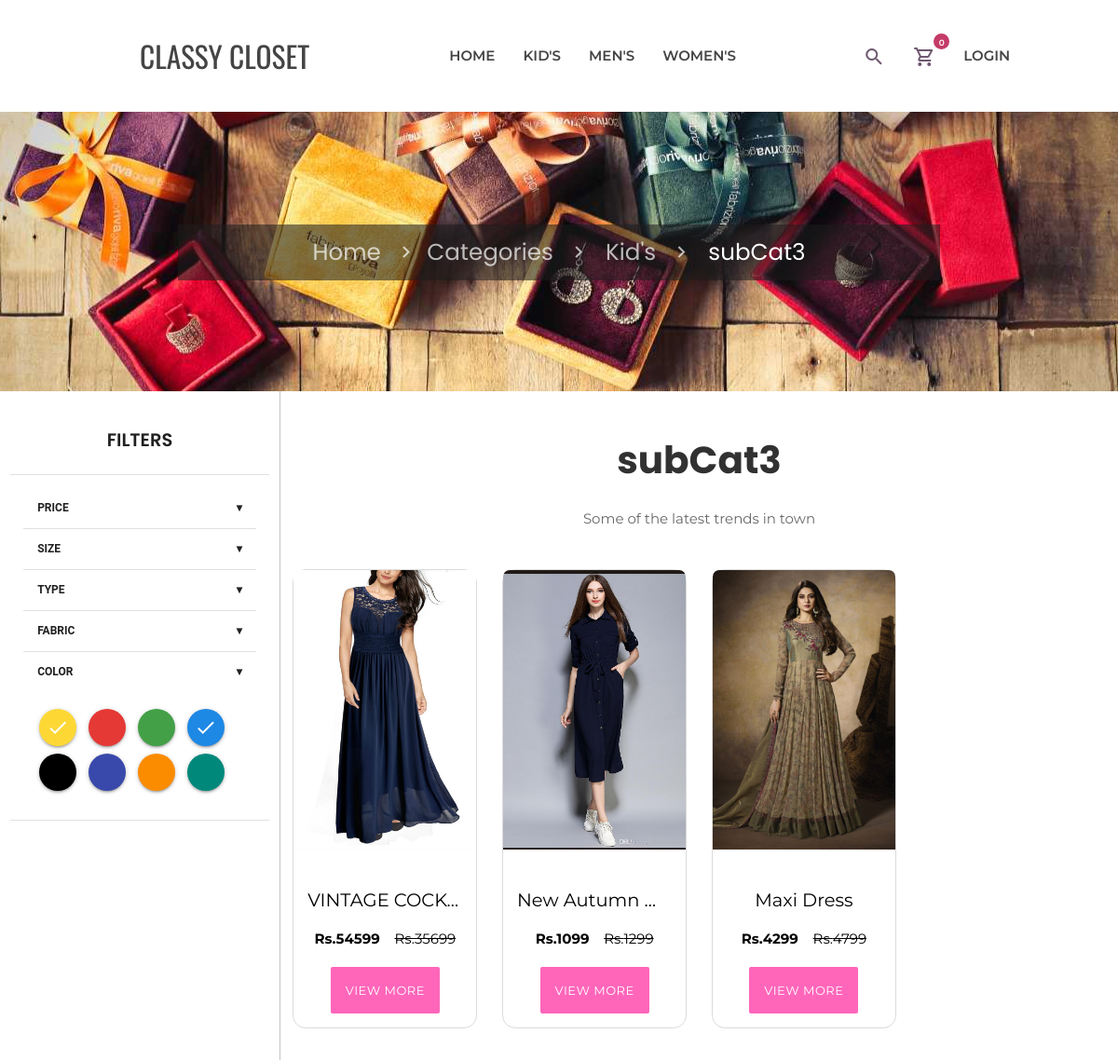
/sub_categories.php?id=18 (upper part), run on an earlier commit of the app's database.
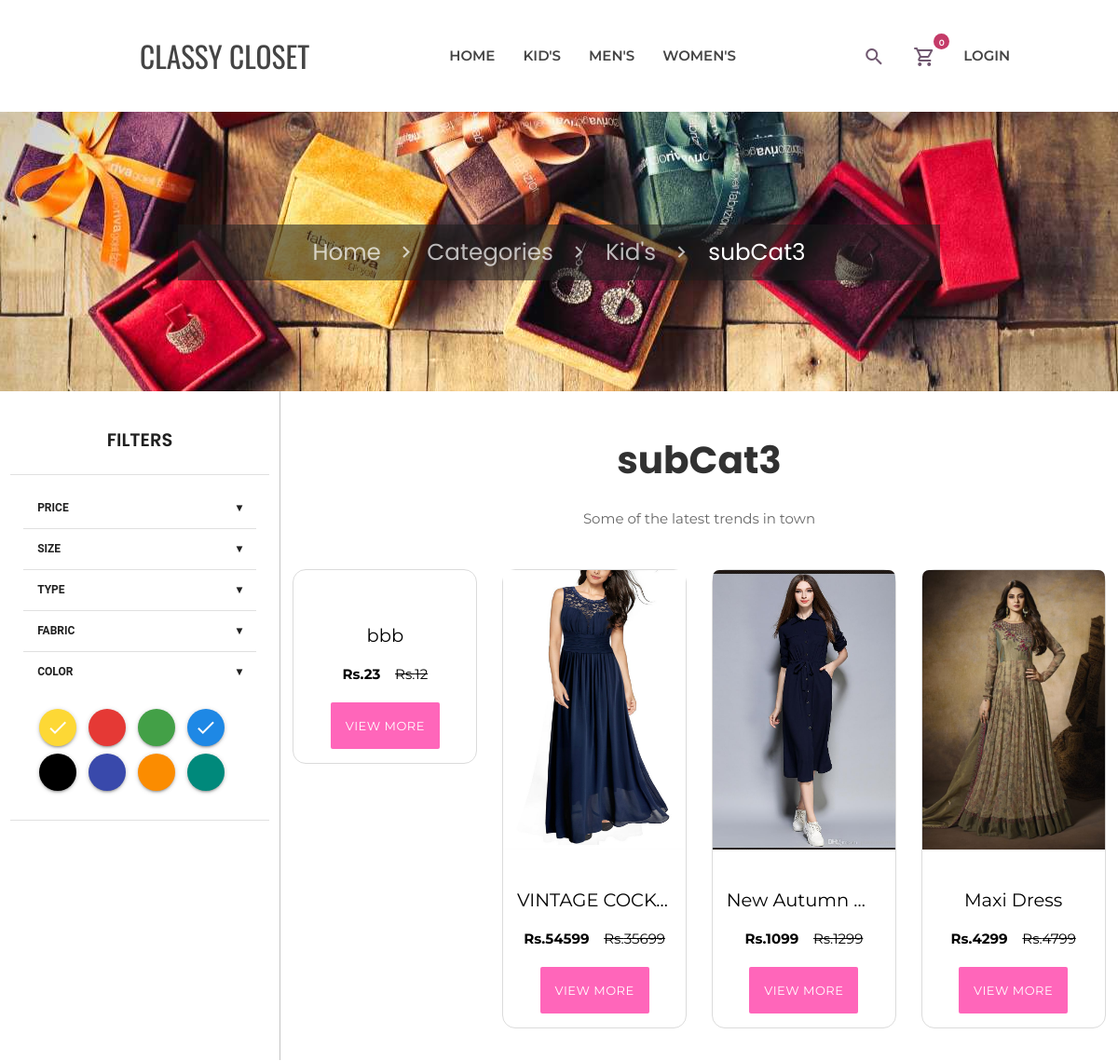
And on a later commit of the database.
### tables this page shows
CREATE TABLE `super_category` (
  `id` int(11) NOT NULL,
  `super_category` varchar(255) NOT NULL,
  `status` tinyint(4) NOT NULL
);

CREATE TABLE `categories` (
  `id` int(11) NOT NULL,
  `super_categories_id` int(11) NOT NULL,
  `categories` varchar(255) NOT NULL,
  `status` tinyint(4) NOT NULL
);

CREATE TABLE `product` (
  `id` int(11) NOT NULL,
  `categories_id` int(11) NOT NULL,
  `name` varchar(255) NOT NULL,
  `mrp` float NOT NULL,
  `price` float NOT NULL,
  `qty` int(11) NOT NULL,
  `image` varchar(255) NOT NULL,
  `short_desc` varchar(2000) NOT NULL,
  `description` text NOT NULL,
  `meta_title` varchar(2000) NOT NULL,
  `meta_desc` varchar(2000) NOT NULL,
  `meta_keyword` varchar(2000) NOT NULL,
  `added_by` int(11) NOT NULL,
  `status` tinyint(4) NOT NULL
);

### includes/add_to_cart.inc.php (called while the page is built, shortened)
<?php
class add_to_cart
{
    function totalProduct()
    {
        if (isset($_SESSION['cart'])) {
            return count($_SESSION['cart']);
        } else {
            return 0;
        }
    }
}

### includes/function.inc.php (called while the page is built, shortened)
<?php
function get_product($con, $limit = '', $cat_id = '', $product_id = '')
{
    $data = array();
    $sql = "SELECT product.*,categories.categories FROM product,categories WHERE product.status=1";
    if ($cat_id != '') {
        $sql .= " AND product.categories_id=$cat_id";
    }
    $sql .= " AND product.categories_id=categories.id";
    $sql .= " ORDER BY product.id DESC";
    $res = mysqli_query($con, $sql);
    while ($row = mysqli_fetch_assoc($res)) {
        $data[] = $row;
    }
    return $data;
}

### sub_categories.php (the view, shortened to what this page needs)
<?php require('includes/header.inc.php');
$cat_id = mysqli_real_escape_string($con, $_GET['id']);
if ($cat_id > 0) {
    $get_product = get_product($con, '', $cat_id, '');
} else {
?>
    <script>
        window.location.href = 'index.php'
    </script>
<?php }
$super_cat_res = mysqli_query($con, "SELECT super_category.*,categories.super_categories_id FROM super_category,categories WHERE super_category.id = categories.super_categories_id AND categories.id=$cat_id");
$super_cat_arr = array();
while ($row1 = mysqli_fetch_assoc($super_cat_res)) {
    $super_cat_arr[] = $row1;
}
?>
<section>
    <div class="parallax-container valign-wrapper">
        <div class="section no-pad-bot">
            <div class="container">
                <div class="row center">
                    <h5 class="header col s12">
                        <div class="breadcrumb_wrapper">
                            <a href="index.php" class="breadcrumb">Home</a>
                            <a href="super_categories.php" class="breadcrumb">Categories</a>
                            <a href="categories.php?id=<?php echo $super_cat_arr[0]['super_categories_id'] ?>" class="breadcrumb">
                                <?php
                                echo $super_cat_arr[0]['super_category'];
                                ?>
                            </a>
                            <a class="breadcrumb">
                                <?php
                                if (!empty($get_product)) {
                                    echo $get_product['0']['categories'];
                                }
                                ?>
                            </a>
                        </div>
                    </h5>
                </div>
            </div>
        </div>
        <div class="parallax"><img src="media/parallax/2.jpg" alt="Unsplashed background img 2"></div>
    </div>
</section>
<?php
if (count($get_product) > 0) {
?>
    <div class="row" style="background-color: #fff;margin-bottom: 0px;">
        <div id="filters" class="col s12 m3" ;>
            <h1 class="title center">Filters</h1>
            <div class="divider"></div>
            <div class="filter_content">
                <div id="price" class="">
                    <h1 class="filter_head">Price <span class="right"> &#9662;</span></h1>
                </div>
                <div class="divider"></div>
                <div id="size" class="">
                    <h1 class="filter_head">Size <span class="right"> &#9662;</span></h1>
                </div>
                <div class="divider"></div>
                <div id="type" class="">
                    <h1 class="filter_head">Type <span class="right"> &#9662;</span></h1>
                </div>
                <div class="divider"></div>
                <div id="fabric" class="">
                    <h1 class="filter_head">Fabric <span class="right"> &#9662;</span></h1>
                </div>
                <div class="divider"></div>
                <div id="color" class="">
                    <h1 class="filter_head">Color <span class="right"> &#9662;</span></h1>
                    <form id="color_body" action="#" class="filter_options color_buttons">
                        <a class="btn-floating  yellow darken-1"><i class="material-icons">done</i></a>
                        <a class="btn-floating  red darken-1"><i class="material-icons"></i></a>
                        <a class="btn-floating  green darken-1"><i class="material-icons"></i></a>
                        <a class="btn-floating  blue darken-1"><i class="material-icons">done</i></a>
                        <a class="btn-floating  black darken-1"><i class="material-icons"></i></a>
                        <a class="btn-floating  indigo darken-1"><i class="material-icons"></i></a>
                        <a class="btn-floating  orange darken-1"><i class="material-icons"></i></a>
                        <a class="btn-floating  teal darken-1"><i class="material-icons"></i></a>
                    </form>
                </div>
            </div>
            <div class="divider"></div>
        </div>
        <div class="col s12 m9" style="border-left: solid rgb(196, 196, 196) 1px;">
            <div id="new_arrivals">
                <div class="title center">
                    <h1>
                        <?php
                        if (!empty($get_product)) {
                            echo $get_product['0']['categories'];
                        }
                        ?>
                    </h1>
                    <p>Some of the latest trends in town</p>
                </div>
                <div class="row center">
                    <?php foreach ($get_product as $list) { ?>
                        <div class="col s6 m4 l3">
                            <a href="product.php?id=<?php echo $list['id'] ?>" class="black-text">
                                <div class="dress-card box_shadow">
                                    <div class="dress-card-head">
                                        <img class="dress-card-img-top" src="<?php echo "media/product/" . $list['image'] ?>" alt="">
                                    </div>
                                    <div class="dress-card-body">
                                        <h4 class="dress-card-title"> <?php echo $list['name'] ?></h4>
                                        <p class="dress-card-para">
                                            <span class="dress-card-price">Rs.<?php echo $list['price'] ?> &ensp;</span>
                                            <span class="dress-card-crossed">Rs.<?php echo $list['mrp'] ?></span>
                                        </p>
                                        <a id="product_button" class="waves-effect waves-light btn-small  btn-flat" href="product.php?id=<?php echo $list['id'] ?>">View
                                            More</a>
                                    </div>
                                </div>
                            </a>
                        </div>
                    <?php
                    }
                    ?>
                </div>
            </div>
        </div>
    </div>
<?php } else {
    echo '<h4 class="center">No products found</h4>';
}  ?>
<?php require('includes/footer.inc.php'); ?>

### includes/header.inc.php (shortened to what this page needs)
<?php
require('connection.inc.php');
require('function.inc.php');
require('add_to_cart.inc.php');
$super_cat_res = mysqli_query($con, "SELECT * FROM super_category WHERE status=1 ORDER BY super_category ASC");
$super_cat_arr = array();
while ($row = mysqli_fetch_assoc($super_cat_res)) {
    $super_cat_arr[] = $row;
}
$obj = new add_to_cart();
$totalProduct = $obj->totalProduct();
?>
<!DOCTYPE html>
<html lang="en">
<head>
    <link rel="stylesheet" href="https://cdnjs.cloudflare.com/ajax/libs/font-awesome/4.7.0/css/font-awesome.min.css">
    <link href="css/materialize.css" type="text/css" rel="stylesheet" media="screen,projection" />
    <link href="css/style.css" type="text/css" rel="stylesheet" media="screen,projection" />
</head>
<body>
    <div class="">
        <nav class="white z-depth-0" role="navigation">
            <div class="row">
                <div class="col s12 m3 center">
                    <a id="logo-container" class="brand-logo" href="index.php">CLASSY CLOSET</a>
                </div>
                <div class="col s12 m6 push-custom">
                    <ul class="hide-on-med-and-down nav-ul">
                        <li><a href="index.php">Home</a></li>
                        <?php
                        foreach ($super_cat_arr as $list) {
                        ?>
                            <li><a href="categories.php?id=<?php echo $list['id'] ?>"><?php echo $list['super_category'] ?></a></li>
                        <?php
                        }
                        ?>
                    </ul>
                </div>
                <div class="col s12 m3">
                    <ul class="hide-on-med-and-down nav-ul">
                        <li id="nav_cart"><a href="search.php"> <i class="material-icons-outlined">search</i></a> </li>
                        <li id="nav_cart">
                            <div class="htc__shopping__cart">
                                <a class="cart__menu" href="cart.php"><i class="material-icons-outlined">shopping_cart</i></a>
                                <a href="cart.php"><span class="htc__qua"><?php echo $totalProduct ?></span></a>
                            </div>
                        </li>
                        <li> <?php
                                if (isset($_SESSION['USER_LOGIN'])) {
                                    echo '<a href="logout.php">' . $_SESSION['USER_NAME'] . '&#9662;</a></li> <li><a href="my_order.php">Orders</a>';
                                } else {
                                    echo '<a href="login.php">Login</a>';
                                }
                                ?>
                        </li>
                    </ul>
                </div>
            </div>
        </nav>
    </div>

### includes/footer.inc.php (shortened to what this page needs)
</body>
</html>

### css/style.css (style rules this page uses)
nav ul a, nav .brand-logo { color: #444; }
p { line-height: 2rem; }
.parallax-container { min-height: 300px; line-height: 0; height: auto; color: rgba(255, 255, 255, 0.9); }
.parallax-container .section { width: 100%; }
body { font-family: "Montserrat", sans-serif; color: #000; background-color: rgb(248, 248, 248); }
nav { height: 15vh !important; line-height: 15vh; overflow: hidden; text-transform: uppercase; }
.nav-ul { font-weight: 600; }
.brand-logo { font-size: 2.1rem !important; font-family: "Oswald", sans-serif; }
.row .col.push-custom { left: 13% !important; }
nav ul li { position: relative; }
nav i, nav [class^="mdi-"], nav [class*="mdi-"], nav i.material-icons { display: unset; }
.material-icons-outlined { font-weight: 300; color: #442644c5; vertical-align: middle; display: inline; }
#new_arrivals { background-color: #fff; padding-top: 10px; }
#new_arrivals .title h1 { color: #313131; font-family: "Poppins", sans-serif; font-size: 2.7em !important; font-weight: 700; }
#new_arrivals .title p { color: #686868; font-size: 1em !important; font-weight: 400; padding-bottom: 10px; }
.dress-card { border: solid rgb(219, 219, 219) 1px; border-radius: 14px; margin: 7% 1% 7% 1%; }
.dress-card-img-top { width: auto; max-width: 100%; object-fit: cover; height: 45vw; border-radius: 7px 7px 0 0; }
@media only screen and (min-width: 601px) { .dress-card-img-top { height: 35vw; } }
@media only screen and (min-width: 993px) { .dress-card-img-top { height: 25vw; } }
.dress-card-body { padding: 1em; border-radius: 0 0 7px 7px; }
.dress-card-title { font-size: 1.3em; display: block; width: auto; overflow: hidden; white-space: nowrap; text-overflow: ellipsis; }
.dress-card-crossed { text-decoration: line-through; }
.dress-card-price { font-size: 1rem; font-weight: bold; }
.dress-card-para { font-size: 1rem; }
#product_button.btn-small { height: 50px; line-height: 50px; background-color: rgb(255, 102, 186); color: rgb(255, 255, 255); }
.breadcrumb_wrapper { font-family: Poppins, sans-serif; z-index: -1; padding-top: 2%; padding-bottom: 2%; background-color: rgba(29, 29, 29, 0.562); }
.breadcrumb_wrapper a { font-size: 1em; }
#filters { overflow: hidden; z-index: 0; text-transform: uppercase; }
#filters .title { color: #202020; font-family: "Poppins", sans-serif; font-size: 1.3em !important; font-weight: 600; }
.filter_content { margin: 5%; }
.filter_head { font-family: "Roboto", sans-serif; padding: 1rem; margin: 0; font-size: 0.8em !important; font-weight: 700; color: #212121; }
.filter_options { display: none; padding: 5%; }
#color_body { display: block; }
.color_buttons a { margin: 2%; }
span.htc__qua { background: #c43b68; border-radius: 100%; color: #fff; font-size: 9px; height: 17px; line-height: 19px; position: absolute; right: 0; text-align: center; top: 30%; width: 17px; }

What changed in the data, as far as the page shows it:
added product: name "bbb", price "23", mrp "12"
